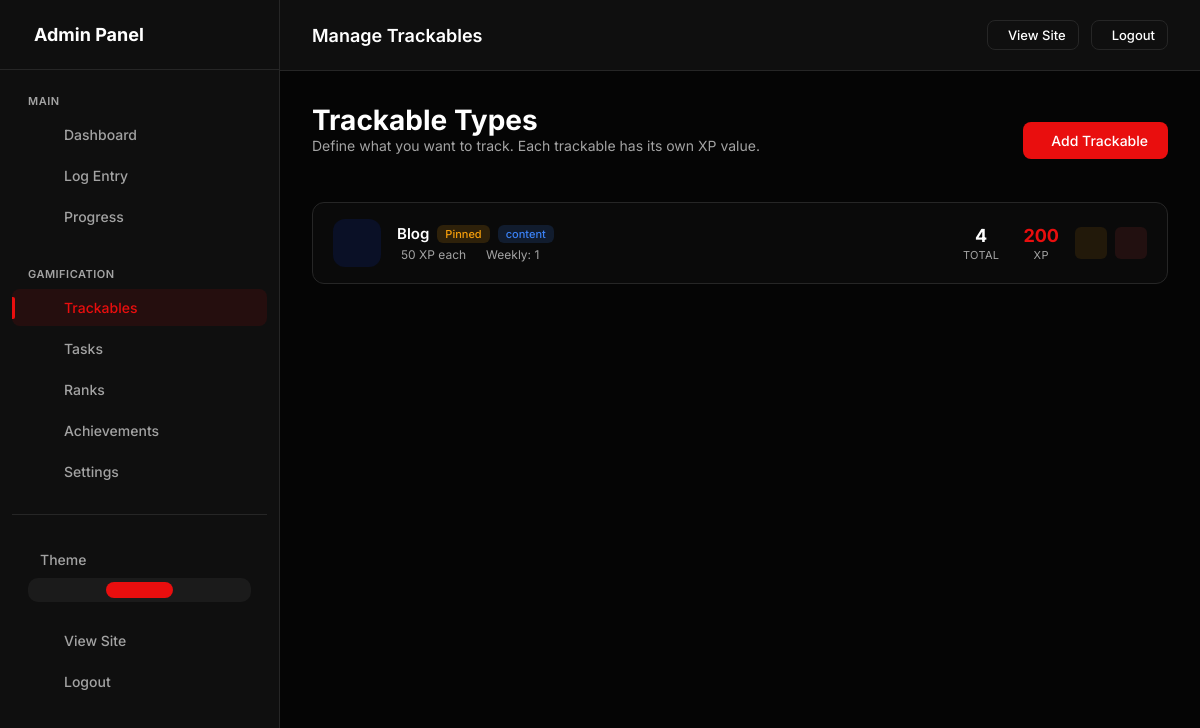
The app's page /admin/trackables (signed in) with its own data.
### models.py (models this page shows, shortened)
class TrackableType(db.Model):
    __tablename__ = 'trackable_types'
    id = db.Column(db.Integer, primary_key=True)
    user_id = db.Column(db.Integer, db.ForeignKey('users.id'), nullable=False, index=True)
    name = db.Column(db.String(100), nullable=False)  # "Blog Post", "YouTube Short", "Sale", etc.
    slug = db.Column(db.String(100), nullable=False)  # "blog_post", "youtube_short", "sale"
    description = db.Column(db.String(500))
    category = db.Column(db.String(50), default='content')  # 'content', 'task', 'metric', 'sales', 'finance'
    xp_per_unit = db.Column(db.Integer, default=10)  # Base XP earned per item
    xp_mode = db.Column(db.String(20), default='fixed')  # 'fixed', 'value_based', 'tiered'
    xp_multiplier = db.Column(db.Float, default=1.0)
    tiers_config = db.Column(db.Text)  # JSON: [{"name": "Bronze", "min": 0, "xp": 10}, {"name": "Silver", "min": 100, "xp": 50}]
    track_value = db.Column(db.Boolean, default=False)  # Track monetary/numeric value?
    value_label = db.Column(db.String(50), default='Value')  # "Price", "Amount", "Revenue", etc.
    value_prefix = db.Column(db.String(10), default='$')  # Currency symbol or unit
    value_suffix = db.Column(db.String(10), default='')  # e.g., "hrs", "units"
    icon = db.Column(db.String(50), default='ph-star')  # Phosphor icon name
    color = db.Column(db.String(20), default='#0ea5e9')  # Hex color
    emoji = db.Column(db.String(10))  # Optional emoji
    is_countable = db.Column(db.Boolean, default=True)  # Can you count multiple?
    track_duration = db.Column(db.Boolean, default=False)  # Track time/duration?
    track_views = db.Column(db.Boolean, default=False)  # Track views?
    allows_negative = db.Column(db.Boolean, default=False)  # Allow negative values (for expenses)?
    daily_goal = db.Column(db.Integer, default=0)  # Daily target (0 = no goal)
    weekly_goal = db.Column(db.Integer, default=0)  # Weekly target
    monthly_goal = db.Column(db.Integer, default=0)  # Monthly target
    value_goal = db.Column(db.Float, default=0)  # Value-based goal (e.g., $1000 in sales)
    display_order = db.Column(db.Integer, default=0)
    is_active = db.Column(db.Boolean, default=True)
    is_pinned = db.Column(db.Boolean, default=False)  # Show on dashboard
    created_at = db.Column(db.DateTime, default=datetime.utcnow)
    updated_at = db.Column(db.DateTime, default=datetime.utcnow, onupdate=datetime.utcnow)
    entries = db.relationship('TrackableEntry', backref='trackable_type', lazy=True, cascade='all, delete-orphan')
    def get_total_count(self):
        return sum(e.count for e in self.entries)
    def calculate_xp_for_entry(self, count=1, value=0):
        if self.xp_mode == 'fixed':
            return count * self.xp_per_unit
        elif self.xp_mode == 'value_based' and value:
            return int(abs(value) * (self.xp_multiplier or 1.0))
        return count * self.xp_per_unit
    def get_total_xp(self):
        return sum(e.get_xp() for e in self.entries)

class TrackableEntry(db.Model):
    __tablename__ = 'trackable_entries'
    id = db.Column(db.Integer, primary_key=True)
    user_id = db.Column(db.Integer, db.ForeignKey('users.id'), nullable=False, index=True)
    trackable_type_id = db.Column(db.Integer, db.ForeignKey('trackable_types.id'), nullable=False, index=True)
    date = db.Column(db.Date, nullable=False, default=date.today, index=True)
    count = db.Column(db.Integer, default=1)  # How many (usually 1)
    value = db.Column(db.Float, default=0)  # Monetary or numeric value
    title = db.Column(db.String(300))  # Optional title/description
    notes = db.Column(db.Text)
    url = db.Column(db.String(500))  # Link to the content
    duration_minutes = db.Column(db.Integer, default=0)
    views = db.Column(db.Integer, default=0)
    tier_name = db.Column(db.String(50))
    created_at = db.Column(db.DateTime, default=datetime.utcnow)
    updated_at = db.Column(db.DateTime, default=datetime.utcnow, onupdate=datetime.utcnow)
    def get_xp(self):
        if self.trackable_type:
            return self.trackable_type.calculate_xp_for_entry(self.count, self.value)
        return 0

### app.py (the view)
    @app.route('/admin/trackables')
    @admin_required
    def admin_trackables():
        trackables = TrackableType.query.filter_by(
            user_id=current_user.id
        ).order_by(TrackableType.display_order).all()
        return render_template('admin/trackables.html', trackables=trackables)

### templates/admin/trackables.html (shortened to what this page needs)
{% extends "admin/base.html" %}
{% block page_title %}Manage Trackables{% endblock %}
{% block content %}
<div class="page-header">
    <div>
        <h1 class="page-title">Trackable Types</h1>
        <p class="page-intro">Define what you want to track. Each trackable has its own XP value.</p>
    </div>
    <div class="page-actions">
        <a href="{{ url_for('admin_trackable_add') }}" class="btn btn-primary">
             Add Trackable
        </a>
    </div>
</div>
{% if trackables %}
<div class="trackables-list">
    {% for trackable in trackables %}
    <div class="trackable-row {% if not trackable.is_active %}inactive{% endif %}">
        <div class="trackable-icon-box" style="background: {{ trackable.color }}20; color: {{ trackable.color }}">
        </div>
        <div class="trackable-info">
            <div class="trackable-name">
                {{ trackable.name }}
                {% if trackable.is_pinned %}
                <span class="badge badge-pinned"> Pinned</span>
                {% endif %}
                <span class="badge badge-category">{{ trackable.category }}</span>
            </div>
            <div class="trackable-meta">
                {% if trackable.xp_mode == 'value_based' %}
                <span><i class="ph ph-lightning"></i> {{ trackable.xp_multiplier }}x value = XP</span>
                {% else %}
                <span> {{ trackable.xp_per_unit }} XP each</span>
                {% endif %}
                {% if trackable.weekly_goal > 0 %}
                <span> Weekly: {{ trackable.weekly_goal }}</span>
                {% endif %}
            </div>
        </div>
        <div class="trackable-stats">
            <div class="stat-item">
                <div class="stat-item-value">{{ trackable.get_total_count() }}</div>
                <div class="stat-item-label">Total</div>
            </div>
            <div class="stat-item">
                <div class="stat-item-value" style="color: var(--accent)">{{ trackable.get_total_xp()|format_number }}</div>
                <div class="stat-item-label">XP</div>
            </div>
        </div>
        <div class="trackable-actions">
            <a href="{{ url_for('admin_trackable_edit', id=trackable.id) }}" class="action-btn edit" title="Edit">
            </a>
            <form action="{{ url_for('admin_trackable_delete', id=trackable.id) }}" method="post"
                  onsubmit="return confirmDelete(this, 'Trackable')" style="display: inline;">
                <button type="submit" class="action-btn delete" title="Delete">
                </button>
            </form>
        </div>
    </div>
    {% endfor %}
</div>
{% endif %}
{% endblock %}

### templates/admin/base.html (style rules this page uses)
:root, [data-theme="dark"] { --bg-body: #050505; --bg-card: #0f0f0f; --bg-card-hover: #141414; --border: #262626; --accent: #e90e0e; --accent-rgb: 233, 14, 14; --accent-hover: #c70202; --text-main: #ffffff; --text-muted: #a3a3a3; --font-sans: 'Inter', sans-serif; --font-mono: 'JetBrains Mono', monospace; --success: #10b981; --warning: #f59e0b; --danger: #ef4444; }
* { margin: 0; padding: 0; box-sizing: border-box; }
body { background-color: var(--bg-body); color: var(--text-main); font-family: var(--font-sans); overflow-x: hidden; -webkit-font-smoothing: antialiased; min-height: 100vh; }
a { text-decoration: none; color: inherit; transition: 0.3s; }
button { border: none; background: none; cursor: pointer; font-family: inherit; }
.page-header { display: flex; justify-content: space-between; align-items: center; margin-bottom: 24px; flex-wrap: wrap; gap: 16px; }
.page-title { font-size: 28px; font-weight: 700; }
.page-actions { display: flex; gap: 12px; align-items: center; }
.action-btn { width: 32px; height: 32px; border-radius: 6px; display: flex; align-items: center; justify-content: center; transition: all 0.2s; cursor: pointer; border: 1px solid transparent; }
.action-btn.edit { background: rgba(245,158,11,0.1); color: #f59e0b; }
.action-btn.delete { background: rgba(239,68,68,0.1); color: #ef4444; }
.btn { padding: 10px 20px; border-radius: 8px; font-size: 14px; font-weight: 500; transition: all 0.3s ease; display: inline-flex; align-items: center; gap: 8px; cursor: pointer; border: none; }
.btn-primary { background: var(--accent); color: #fff; }

### templates/admin/trackables.html (style rules this page uses)
.page-intro { margin-bottom: 24px; color: var(--text-muted); font-size: 14px; }
.trackables-list { display: flex; flex-direction: column; gap: 12px; }
.trackable-row { background: rgba(255, 255, 255, 0.02); border: 1px solid var(--border); border-radius: 12px; padding: 16px 20px; display: flex; align-items: center; gap: 16px; transition: all 0.2s; }
.trackable-icon-box { width: 48px; height: 48px; border-radius: 12px; display: flex; align-items: center; justify-content: center; font-size: 24px; flex-shrink: 0; }
.trackable-info { flex: 1; min-width: 0; }
.trackable-name { font-weight: 600; font-size: 15px; margin-bottom: 4px; display: flex; align-items: center; gap: 8px; }
.trackable-meta { font-size: 12px; color: var(--text-muted); display: flex; gap: 16px; flex-wrap: wrap; }
.trackable-meta span { display: flex; align-items: center; gap: 4px; }
.trackable-stats { display: flex; gap: 24px; text-align: center; }
.stat-item { display: flex; flex-direction: column; gap: 2px; }
.stat-item-value { font-size: 18px; font-weight: 700; }
.stat-item-label { font-size: 11px; color: var(--text-muted); text-transform: uppercase; letter-spacing: 0.3px; }
.trackable-actions { display: flex; gap: 8px; }
.badge { padding: 2px 8px; border-radius: 6px; font-size: 11px; font-weight: 500; }
.badge-pinned { background: rgba(245, 158, 11, 0.15); color: #f59e0b; }
.badge-category { background: rgba(59, 130, 246, 0.15); color: #3b82f6; }

### records on screen
TrackableType: name "Blog", is_pinned "Pinned", category "content", xp_per_unit "50", weekly_goal "1", get_total_count "4", get_total_xp "200"
